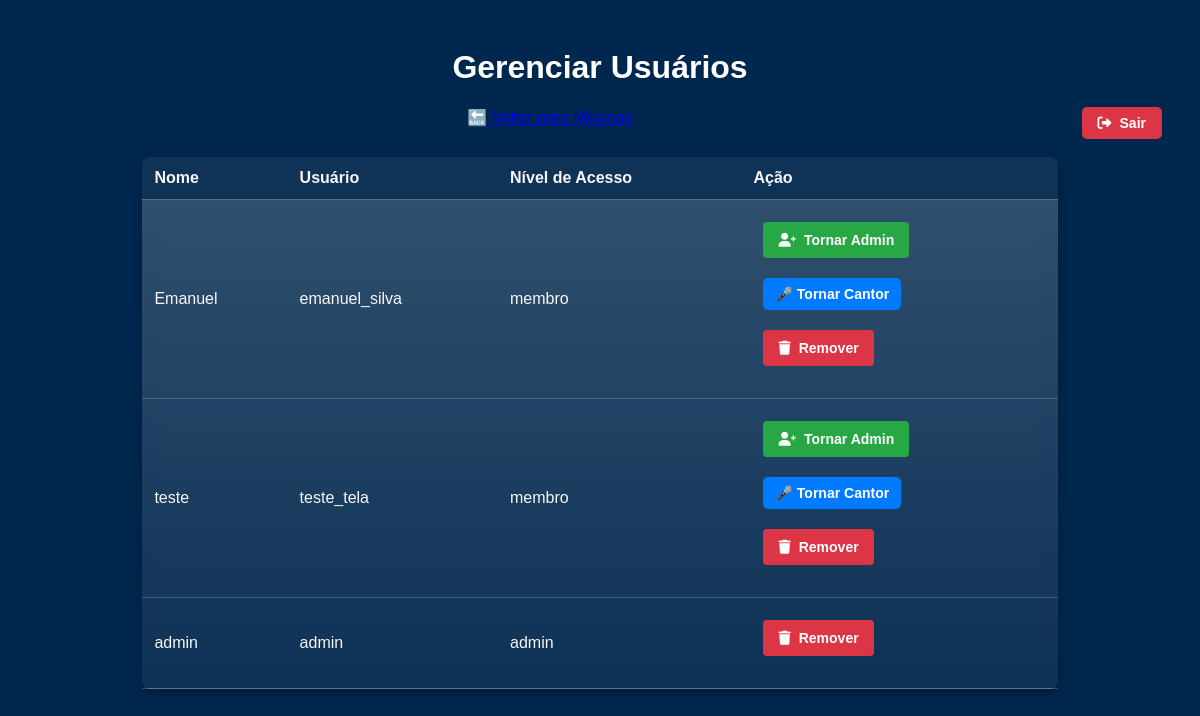
Page /gerenciar_usuarios (signed in) on the committed database.
### app.py (models this page shows)
class Usuario(UserMixin, db.Model):
    id = db.Column(db.Integer, primary_key=True)
    nome = db.Column(db.String(50), nullable=False)
    sobrenome = db.Column(db.String(50), nullable=False)
    telefone = db.Column(db.String(15), nullable=False)
    username = db.Column(db.String(50), unique=True, nullable=False)
    password = db.Column(db.String(128), nullable=False)
    role = db.Column(db.String(20), nullable=False, default="membro")
    pergunta_seguranca = db.Column(db.String(200), nullable=False)
    resposta_seguranca = db.Column(db.String(200), nullable=False)
    status = db.Column(db.String(20), nullable=False, default="pendente")

### app.py (the view)
@app.route('/gerenciar_usuarios')
@login_required
def gerenciar_usuarios():
    if current_user.role != "admin":  # 🔹 Apenas administradores podem acessar
        flash("Apenas administradores podem gerenciar usuários!", "danger")
        return redirect(url_for('musicas'))
    usuarios_lista = Usuario.query.all()  # 🔹 Busca todos os usuários
    return render_template('gerenciar_usuarios.html', usuarios=usuarios_lista)

### app.py (called while the page is built)
@login_manager.user_loader
def load_user(user_id):
    return db.session.get(Usuario, int(user_id))  # 🔹 Usa a sessão corretamente sem `with`

### templates/gerenciar_usuarios.html (shortened to what this page needs)
<!DOCTYPE html>
<html lang="pt-BR">
<head>
    <link rel="stylesheet" href="{{ url_for('static', filename='gerenciar_usuarios.css') }}">
    <link rel="stylesheet" href="https://cdnjs.cloudflare.com/ajax/libs/font-awesome/6.0.0/css/all.min.css">
</head>
<body>
    <h1>Gerenciar Usuários</h1>
    <form method="POST" action="{{ url_for('logout') }}">
        <button type="submit" class="btn btn-danger">
            <i class="fa-solid fa-right-from-bracket"></i> Sair
        </button>
    </form>
    <a href="{{ url_for('musicas') }}" class="botao-voltar">🔙 Voltar para Músicas</a>
    {% if usuarios %}
    <table>
        <tr>
            <th>Nome</th>
            <th>Usuário</th>
            <th>Nível de Acesso</th>
            <th>Ação</th>
        </tr>
        {% for usuario in usuarios %}
        <tr>
            <td>{{ usuario.nome }}</td>
            <td>{{ usuario.username }}</td>
            <td>{{ usuario.role }}</td>
            <td>
                {% if usuario.role != "admin" %}
                <form method="POST" action="{{ url_for('promover_usuario', user_id=usuario.id) }}">
                    <button type="submit" class="btn-promover">
                        <i class="fa-solid fa-user-plus"></i> Tornar Admin
                    </button>
                </form>
               <form action="{{ url_for('alternar_cantor', user_id=usuario.id) }}" method="POST">
                    {% if usuario.role == "cantor" %}
                        <button type="submit" class="botao-revogar-cantor">
                        ❌ Revogar Cantor
                         </button>
                    {% else %}
                        <button type="submit" class="botao-promover-cantor">
                        🎤 Tornar Cantor
                         </button>
                    {% endif %}
                </form>
                {% endif %}
                <form method="POST" action="{{ url_for('remover_usuario', user_id=usuario.id) }}">
                    <button type="submit" class="btn-excluir" onclick="return confirm('Tem certeza que deseja remover este usuário?');">
                        <i class="fa-solid fa-trash"></i> Remover
                    </button>
                </form>
            </td>
        </tr>
        {% endfor %}
    </table>
    {% else %}
    <p>Nenhum usuário cadastrado.</p>
    {% endif %}
</body>
</html>

### static/gerenciar_usuarios.css (style rules this page uses)
body { font-family: 'Arial', sans-serif; background-color: #00274D; color: white; text-align: center; padding: 20px; }
table { width: 80%; margin: auto; border-collapse: collapse; background: linear-gradient(to bottom, rgba(255, 255, 255, 0.2), rgba(255, 255, 255, 0.05)); border-radius: 8px; box-shadow: 0px 4px 8px rgba(0, 0, 0, 0.3); backdrop-filter: blur(10px); }
th, td { padding: 12px; border-bottom: 1px solid rgba(255, 255, 255, 0.2); text-align: left; color: rgb(248, 246, 246); }
th { background-color: rgba(0, 39, 77, 0.7); font-weight: bold; }
button { padding: 10px 15px; border: none; cursor: pointer; border-radius: 4px; margin: 5px; font-size: 14px; font-weight: bold; transition: 0.3s; display: flex; align-items: center; gap: 8px; }
.btn-excluir { background-color: #dc3545; color: white; }
.btn-promover { background-color: #28a745; color: white; }
.btn-danger { background-color: #dc3545; color: white; font-weight: bold; padding: 8px 16px; border-radius: 5px; border: none; cursor: pointer; transition: 0.3s; float: right; margin-left: 10px; margin-top: -0.1%; }
.botao, form { margin-bottom: 20px; }
table { width: 80%; margin: auto; border-collapse: collapse; background: linear-gradient(to bottom, rgba(255, 255, 255, 0.2), rgba(255, 255, 255, 0.05)); border-radius: 8px; box-shadow: 0px 4px 8px rgba(0, 0, 0, 0.3); backdrop-filter: blur(10px); margin-top: 30px; }
button { padding: 10px 15px; border: none; cursor: pointer; border-radius: 4px; margin: 10px; font-size: 14px; font-weight: bold; transition: 0.3s; display: flex; align-items: center; gap: 8px; }
.botao-promover-cantor { background-color: #007bff; color: white; padding: 8px 12px; border: none; border-radius: 5px; cursor: pointer; font-weight: bold; transition: 0.3s; }

### rows in the picture
Usuario: nome "Emanuel", username "emanuel_silva", role "membro", shows "🎤 Tornar Cantor"
Usuario: nome "teste", username "teste_tela", role "membro", shows "🎤 Tornar Cantor"
Usuario: nome "admin", username "admin", role "admin"
